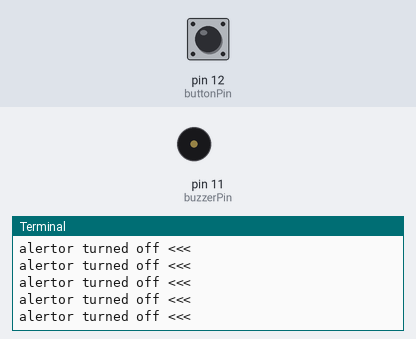
Recording of a program running on a simulated Raspberry Pi (header pin numbers). Shown: buzzer (waves = sounding), the last lines printed to the terminal. The inputs (shaded band) are chosen by the test bench; at power-on: pin 12 (buttonPin) HIGH.

Above: at 1.2 s.
1.3 s: pin 12 (buttonPin) pulled LOW for 0.25 s
At 1.92 s:
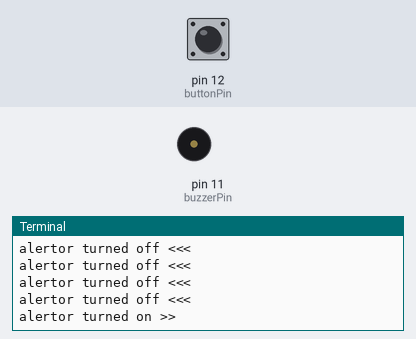
3.2 s: pin 12 (buttonPin) pulled LOW for 3.2 s
At 4.34 s:
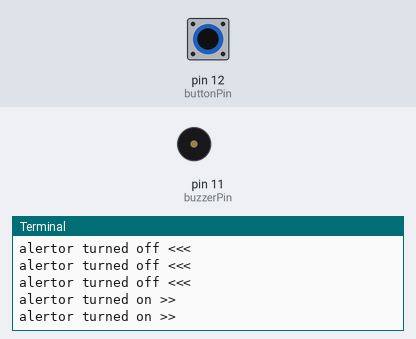

Measured:
- after the input at 1.3 s, the terminal: prints a new line after 0.47 s (image 1)

The program:

Alertor.py
```python
import RPi.GPIO as GPIO
import time
import math

buzzerPin = 11
buttonPin = 12


def setup():
    global p
    GPIO.setmode(GPIO.BOARD)
    # using physical GPIO numbering. it is used to set the serial number of GPIO which is based on physcial location of pin
    # This is GPIO17 amd GPIO18 corresponds to pin 11 and 12
    GPIO.setup(buzzerPin, GPIO.OUT)  # buzzerPin to Output mode
    # set buttonPin to PULL UP INPUT mode
    # buttonPin to input moe with pull resistor
    GPIO.setup(buttonPin, GPIO.IN, pull_up_down=GPIO.PUD_UP)

    p = GPIO.PWM(buzzerPin, 1)
    p.start(0)


def loop():
    while True:
        if GPIO.input(buttonPin) == GPIO.LOW:  # if button is pressed
            alertor()
            print('alertor turned on >>')
        else:  # if button is relessed
            # turn it off using LOW as output level
            stopAlertor()
            print('alertor turned off <<<')


def alertor():
    p.start(50)
    for x in range(0, 361):
        sinVal = math.sin(x*(math.pi/180.0))
        toneVal = 2000 + sinVal*500
        p.ChangeFrequency(toneVal)
        time.sleep(0.001)


def stopAlertor():
    p.stop()
    time.sleep(0.2)


def destroy():
    GPIO.output(buzzerPin, GPIO.LOW)
    GPIO.cleanup()                    # Release GPIO resource


if __name__ == '__main__':
    print('Program is starting...')
    setup()
    try:
        loop()
    except KeyboardInterrupt:  # terminate app on ctrl-c
        destroy()
```
